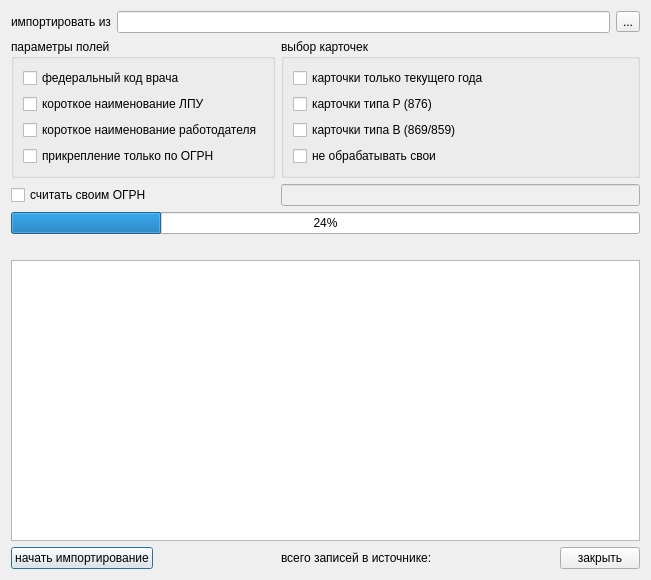
<?xml version="1.0" encoding="UTF-8"?>
<ui version="4.0">
 <class>Dialog</class>
 <widget class="QDialog" name="Dialog">
  <property name="geometry">
   <rect>
    <x>0</x>
    <y>0</y>
    <width>651</width>
    <height>580</height>
   </rect>
  </property>
  <property name="windowTitle">
   <string>Импорт реестра форм 131 XML</string>
  </property>
  <layout class="QGridLayout" name="gridLayout">
   <item row="0" column="0" colspan="2">
    <layout class="QHBoxLayout" name="horizontalLayout">
     <item>
      <widget class="QLabel" name="label">
       <property name="text">
        <string>импортировать из</string>
       </property>
      </widget>
     </item>
     <item>
      <widget class="QLineEdit" name="edtFileName">
       <property name="text">
        <string/>
       </property>
      </widget>
     </item>
     <item>
      <widget class="QToolButton" name="btnSelectFile">
       <property name="text">
        <string>...</string>
       </property>
      </widget>
     </item>
    </layout>
   </item>
   <item row="1" column="0">
    <widget class="QGroupBox" name="groupBox">
     <property name="title">
      <string>параметры полей</string>
     </property>
     <layout class="QVBoxLayout">
      <item>
       <widget class="QCheckBox" name="checkFed">
        <property name="text">
         <string>федеральный код врача</string>
        </property>
       </widget>
      </item>
      <item>
       <widget class="QCheckBox" name="checkShortLPU">
        <property name="text">
         <string>короткое наименование ЛПУ</string>
        </property>
       </widget>
      </item>
      <item>
       <widget class="QCheckBox" name="checkShortWork">
        <property name="text">
         <string>короткое наименование работодателя</string>
        </property>
       </widget>
      </item>
      <item>
       <widget class="QCheckBox" name="checkAttachOGRN">
        <property name="text">
         <string>прикрепление только по ОГРН</string>
        </property>
       </widget>
      </item>
     </layout>
    </widget>
   </item>
   <item row="1" column="1">
    <widget class="QGroupBox" name="groupBox_2">
     <property name="title">
      <string>выбор карточек</string>
     </property>
     <layout class="QVBoxLayout">
      <item>
       <widget class="QCheckBox" name="checkDate">
        <property name="text">
         <string>карточки только текущего года</string>
        </property>
       </widget>
      </item>
      <item>
       <widget class="QCheckBox" name="checkTIP_DD_R">
        <property name="text">
         <string>карточки типа Р (876)</string>
        </property>
       </widget>
      </item>
      <item>
       <widget class="QCheckBox" name="checkTIP_DD_V">
        <property name="text">
         <string>карточки типа В (869/859)</string>
        </property>
       </widget>
      </item>
      <item>
       <widget class="QCheckBox" name="checkNoOwn">
        <property name="text">
         <string>не обрабатывать свои</string>
        </property>
       </widget>
      </item>
     </layout>
    </widget>
   </item>
   <item row="3" column="0" colspan="2">
    <widget class="QProgressBar" name="progressBar">
     <property name="value">
      <number>24</number>
     </property>
     <property name="orientation">
      <enum>Qt::Horizontal</enum>
     </property>
    </widget>
   </item>
   <item row="4" column="0" colspan="2">
    <widget class="QLabel" name="statusLabel">
     <property name="text">
      <string/>
     </property>
    </widget>
   </item>
   <item row="5" column="0" colspan="2">
    <widget class="QTextBrowser" name="logBrowser"/>
   </item>
   <item row="6" column="0" colspan="2">
    <layout class="QHBoxLayout">
     <property name="spacing">
      <number>6</number>
     </property>
     <property name="margin">
      <number>0</number>
     </property>
     <item>
      <widget class="QPushButton" name="btnImport">
       <property name="text">
        <string>начать импортирование</string>
       </property>
      </widget>
     </item>
     <item>
      <spacer>
       <property name="orientation">
        <enum>Qt::Horizontal</enum>
       </property>
       <property name="sizeHint" stdset="0">
        <size>
         <width>40</width>
         <height>20</height>
        </size>
       </property>
      </spacer>
     </item>
     <item>
      <widget class="QLabel" name="labelNum">
       <property name="text">
        <string>всего записей в источнике:</string>
       </property>
      </widget>
     </item>
     <item>
      <spacer>
       <property name="orientation">
        <enum>Qt::Horizontal</enum>
       </property>
       <property name="sizeHint" stdset="0">
        <size>
         <width>40</width>
         <height>20</height>
        </size>
       </property>
      </spacer>
     </item>
     <item>
      <widget class="QPushButton" name="btnClose">
       <property name="text">
        <string>закрыть</string>
       </property>
      </widget>
     </item>
    </layout>
   </item>
   <item row="2" column="0">
    <widget class="QCheckBox" name="checkOGRN2">
     <property name="text">
      <string>считать своим ОГРН</string>
     </property>
    </widget>
   </item>
   <item row="2" column="1">
    <widget class="QLineEdit" name="edtOGRN2">
     <property name="enabled">
      <bool>false</bool>
     </property>
    </widget>
   </item>
  </layout>
 </widget>
 <resources/>
 <connections>
  <connection>
   <sender>checkOGRN2</sender>
   <signal>toggled(bool)</signal>
   <receiver>edtOGRN2</receiver>
   <slot>setEnabled(bool)</slot>
   <hints>
    <hint type="sourcelabel">
     <x>143</x>
     <y>218</y>
    </hint>
    <hint type="destinationlabel">
     <x>463</x>
     <y>218</y>
    </hint>
   </hints>
  </connection>
 </connections>
</ui>
